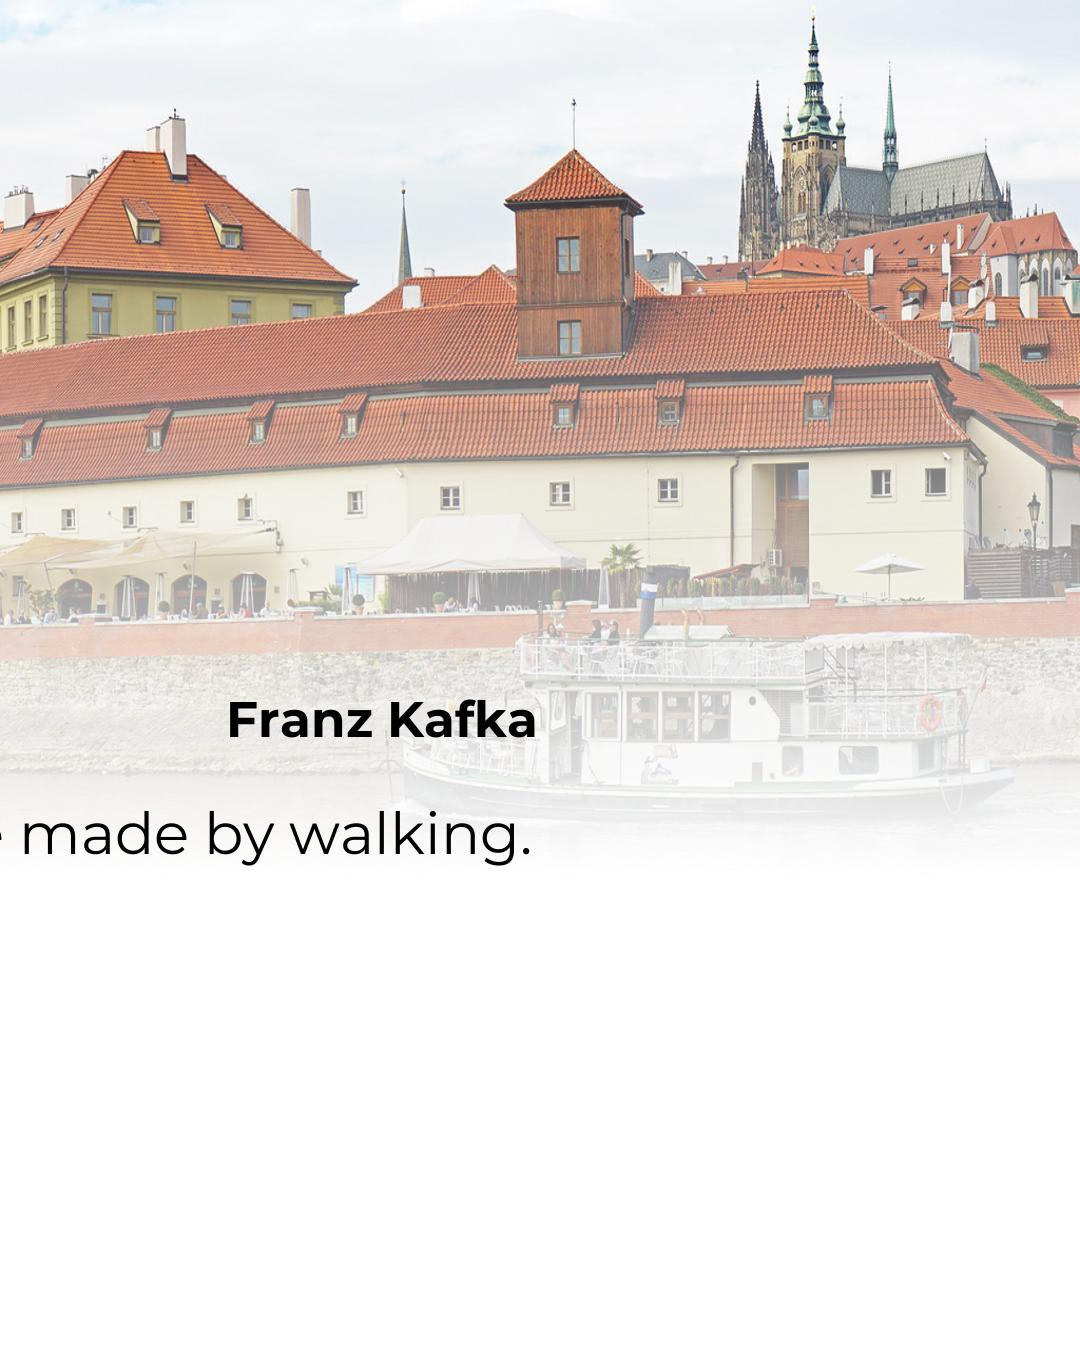

This chart was generated by the following Python code:
import random
from time import gmtime, strftime
import requests
from PIL import Image, ImageFont, ImageDraw
import textwrap
import urllib.request

def generate_image(author):
    API_URL = f'https://api.openverse.engineering/v1/images/?q={author}'
    res = requests.get(API_URL)

    return res.json()['results']

def generate_quote():
    API_URL = 'https://zenquotes.io/api/quotes'
    res = requests.get(API_URL)


    quote = res.json()

    return quote

def create_image(quote, image_url, color):
    IMAGE_NAME = f'qimage-{strftime("%H:%M:%S", gmtime())}.jpg'
    WIDTH = 1080
    HEIGHT = 1350
    img = Image.new(mode='RGB', size = (WIDTH, HEIGHT), color=color)
    urllib.request.urlretrieve(image_url, IMAGE_NAME)

    qimg = Image.open(IMAGE_NAME)
    qimg = qimg.resize((1080, 877))

    temp = Image.new(mode='RGBA', size=(1080, 877), color=(0, 0, 0, 0))
    temp.putalpha = 0
    mask = Image.open('mask.png')

    qimg = qimg.convert('RGBA')
    qimg = Image.alpha_composite(qimg, mask)

    img.paste(qimg, (0, 0))
    afont = ImageFont.truetype('Montserrat-Bold.ttf', 50)
    qfont = ImageFont.truetype('Montserrat-Regular.ttf', 58)
    ImageDraw.fontmode = 'L'
    ImageDraw.Draw(img).text((382, 719), quote['a'], (0, 0, 0), font=afont, anchor='mm')
    ImageDraw.Draw(img).text((131, 833), textwrap.fill(quote['q'], 30), (0, 0, 0), font=qfont, anchor='mm')
    img.save('quote.jpg')

    


if __name__ == '__main__':
    q = random.choice(generate_quote())
    url = generate_image(q['a'])[0]['url']

    create_image(q, url, (255, 255, 255))